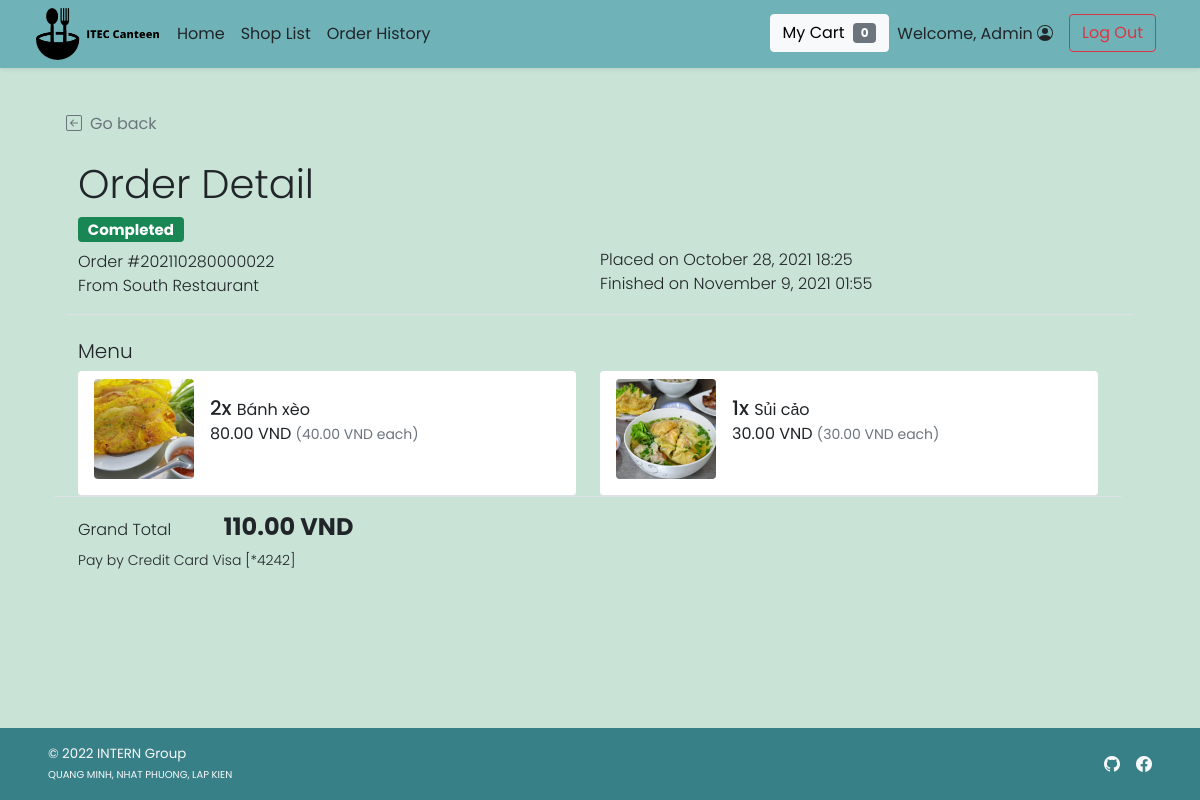
Page /cust_order_detail.php?orh_id=22 (signed in) on the committed database.
### tables this page shows
CREATE TABLE `order_header` (
  `orh_id` int(11) NOT NULL,
  `orh_refcode` varchar(15) DEFAULT NULL,
  `c_id` int(11) NOT NULL,
  `s_id` int(11) NOT NULL,
  `p_id` int(11) NOT NULL,
  `orh_ordertime` timestamp NOT NULL DEFAULT current_timestamp(),
  `orh_pickuptime` datetime NOT NULL,
  `orh_orderstatus` varchar(10) NOT NULL,
  `orh_finishedtime` datetime DEFAULT NULL
);

CREATE TABLE `shop` (
  `s_id` int(11) NOT NULL,
  `s_username` varchar(45) NOT NULL,
  `s_pwd` varchar(45) NOT NULL,
  `s_name` varchar(100) NOT NULL,
  `s_location` varchar(100) NOT NULL,
  `s_openhour` time NOT NULL,
  `s_closehour` time NOT NULL,
  `s_status` tinyint(4) NOT NULL DEFAULT 1 COMMENT 'Shop ready for taking an order or not (True for open, False for close)',
  `s_preorderStatus` tinyint(4) NOT NULL DEFAULT 1 COMMENT 'Shop is ready for tomorrow pre-order or not',
  `s_email` varchar(100) NOT NULL,
  `s_phoneno` varchar(45) NOT NULL,
  `s_pic` text DEFAULT NULL
);

CREATE TABLE `order_detail` (
  `ord_id` int(11) NOT NULL,
  `orh_id` int(11) NOT NULL,
  `f_id` int(11) NOT NULL,
  `ord_amount` int(11) NOT NULL,
  `ord_buyprice` decimal(6,3) NOT NULL COMMENT 'To keep the snapshot of selected menu cost at the time of the purchase.',
  `ord_note` text DEFAULT NULL
);

CREATE TABLE `food` (
  `f_id` int(11) NOT NULL,
  `s_id` int(11) NOT NULL,
  `f_name` varchar(100) NOT NULL,
  `f_price` decimal(6,3) NOT NULL,
  `f_todayavail` tinyint(4) NOT NULL DEFAULT 1 COMMENT 'Food is available to order or not',
  `f_preorderavail` tinyint(4) NOT NULL DEFAULT 1,
  `f_pic` text DEFAULT NULL
);

CREATE TABLE `payment` (
  `p_id` int(11) NOT NULL,
  `c_id` int(11) NOT NULL,
  `p_type` varchar(45) NOT NULL,
  `p_amount` decimal(7,3) NOT NULL,
  `p_detail` text DEFAULT NULL
);

### cust_order_detail.php (the view, shortened to what this page needs)
<!DOCTYPE html>
<html lang="en">
<head>
    <?php
        include("conn_db.php");
        include('head.php');
    ?>
    <link href="css/main.css" rel="stylesheet">
    <link href="css/menu.css" rel="stylesheet">
</head>
<body class="d-flex flex-column h-100">
    <?php include('nav_header.php')?>
    <div class="container px-5 py-4" id="cart-body">
        <div class="row my-4 border-bottom">
            <a class="nav nav-item text-decoration-none text-muted mb-2" href="#" onclick="history.back();">
                <i class="bi bi-arrow-left-square me-2"></i>Go back
            </a>
            <h2 class="pt-3 display-6">Order Detail</h2>
            <?php
                $orh_id = $_GET["orh_id"];
                $orh_query = "SELECT * FROM order_header WHERE orh_id = {$orh_id}";
                $orh_arr = $mysqli -> query($orh_query) -> fetch_array();
            ?>
            <div class="row row-cols-1 row-cols-md-2">
                <div class="col mb-2 mb-md-0">
                    <ul class="list-unstyled fw-light">
                        <li class="list-item mb-2">
                            <?php if($orh_arr["orh_orderstatus"]=="ACPT"){ ?>
                                <h5><span class="fw-bold badge bg-info text-dark">Accepted</span></h5>
                            <?php }else if($orh_arr["orh_orderstatus"]=="PREP"){ ?>
                                <h5><span class="fw-bold badge bg-warning text-dark">Preparing</span></h5>
                            <?php }else if($orh_arr["orh_orderstatus"]=="RDPK"){ ?>
                                <h5><span class="fw-bold badge bg-primary text-white">Ready to pick up</span></h5>
                            <?php }else if($orh_arr["orh_orderstatus"]=="FNSH"){?>
                                <h5><span class="fw-bold badge bg-success text-white">Completed</span></h5>
                            <?php } ?>
                        </li>
                        <li class="list-item">Order #<?php echo $orh_arr["orh_refcode"];?></li>
                        <li class="list-item">From
                            <?php
                                $shop_query = "SELECT s_name FROM shop WHERE s_id = {$orh_arr['s_id']};";
                                $shop_arr = $mysqli -> query($shop_query) -> fetch_array();
                                echo $shop_arr["s_name"];
                            ?>
                        </li>
                    </ul>
                </div>
                <div class="col">
                    <ul class="list-unstyled fw-light">
                        <?php
                            $od_placedate = (new Datetime($orh_arr["orh_ordertime"])) -> format("F j, Y H:i");
                            $od_pickupdate = (new Datetime($orh_arr["orh_pickuptime"])) -> format("F j, Y H:i");
                        ?>
                        <li class="mb-2">&nbsp;</li>
                        <li>Placed on <?php echo $od_placedate;?></li>
                        <?php if($orh_arr["orh_orderstatus"]!="FNSH"){ ?>
                        <li>Will be pick-up on <?php echo $od_pickupdate;?></li>
                        <?php }else{
                            $od_finishtime = (new Datetime($orh_arr["orh_finishedtime"])) -> format("F j, Y H:i");
                        ?>
                        <li>Finished on <?php echo $od_finishtime;?></li>
                        <?php } ?>
                    </ul>
                </div>
            </div>
        </div>
        <div class="row mb-5">
            <div class="col">
                <div class="row row-cols-1">
                    <div class="col">
                        <h5 class="fw-light">Menu</h5>
                    </div>
                    <div class="col row row-cols-1 row-cols-md-2 border-bottom">
                        <?php
                            $ord_query = "SELECT f.f_name,f.f_pic,ord.ord_amount,ord.ord_buyprice,ord_note FROM order_detail ord INNER JOIN food f ON ord.f_id = f.f_id WHERE ord.orh_id = {$orh_id}";
                            $ord_result = $mysqli -> query($ord_query);
                            while($ord_row = $ord_result -> fetch_array()){
                        ?>
                        <div class="col">
                            <ul class="list-group">
                                <li class="list-group-item d-flex border-0 pb-3 border-bottom w-100 justify-content-between align-items-center">
                                    <div class="image-parent">
                                        <img
                                        <?php
                                            if(is_null($ord_row["f_pic"])){echo "src='img/default.png'";}
                                            else{echo "src=\"img/{$ord_row['f_pic']}\"";}
                                        ?>
                                        class="img-fluid rounded"
                                        style="width: 100px; height:100px; object-fit:cover;" alt="<?php echo $ord_row["f_name"]?>">
                                        </div>
                                    <div class="ms-3 me-auto">
                                        <div class="fw-normal"><span class="h5"><?php echo $ord_row["ord_amount"]?>x </span><?php echo $ord_row["f_name"]?>
                                            <p><?php printf("%.2f VND <small class='text-muted'>(%.2f VND each)</small>",$ord_row["ord_buyprice"]*$ord_row["ord_amount"],$ord_row["ord_buyprice"]);?><br />
                                            </p>
                                        </div>
                                </li>
                            </ul>
                        </div>
                        <?php } ?>
                    </div>
                    <div class="col my-3">
                        <ul class="list-inline justify-content-between">
                            <li class="list-inline-item fw-light me-5">Grand Total</li>
                            <li class="list-inline-item fw-bold h4">
                                <?php
                                    $gt_query = "SELECT SUM(ord_amount*ord_buyprice) AS gt FROM order_detail WHERE orh_id = {$orh_id}";
                                    $gt_arr = $mysqli -> query($gt_query) -> fetch_array();
                                    printf("%.2f VND",$gt_arr["gt"]);
                                ?>
                            </li>
                            <li class="list-item fw-light small">Pay by
                                <?php
                                    $py_query = "SELECT p_type,p_detail FROM payment WHERE p_id = {$orh_arr['p_id']} LIMIT 0,1;";
                                    $py_arr = $mysqli -> query($py_query) -> fetch_array();
                                    switch($py_arr["p_type"]){
                                        case "CRDC": echo "Credit Card"; break;
                                    }
                                    echo " ".$py_arr["p_detail"];
                                ?>
                            </li>
                        </ul>
                    </div>
                </div>
            </div>
        </div>
    </div>
    <?php include 'footer.php';?>
</body>
</html>

### css/main.css (style rules this page uses)
html { height: 100%; }
body { height: 100%; padding-top: 4rem; margin-bottom: -50px; font-family: 'Poppins', 'Noto Sans Thai', sans-serif; background-color: #F6F6F2; }
a { cursor: pointer; }
.bi { vertical-align: -.125em; fill: currentColor; }
.text-white { color: white; }

### css/menu.css (style rules this page uses)
html, body { height: 100%; background-color: #C9E4D6; }
.image-parent { max-width: 100px; }

### rows in the picture
order_header: orh_refcode "202110280000022", orh_ordertime "October 28, 2021 18:25", orh_finishedtime "November 9, 2021 01:55"
shop: s_name "South Restaurant"
order_detail: f.f_pic (picture), ord_amount "2", f.f_name "Bánh xèo", $ord_row["ord_buyprice"]*$ord_row["ord_amount"] "80.00", ord_buyprice "40.00"
order_detail: f.f_pic (picture), ord_amount "1", f.f_name "Sủi cảo", $ord_row["ord_buyprice"]*$ord_row["ord_amount"] "30.00", ord_buyprice "30.00"
payment: p_detail "Visa [*4242]"

### other values in the picture
$_SESSION['firstname'] "Admin"
$gt_arr["gt"] "110.00"
